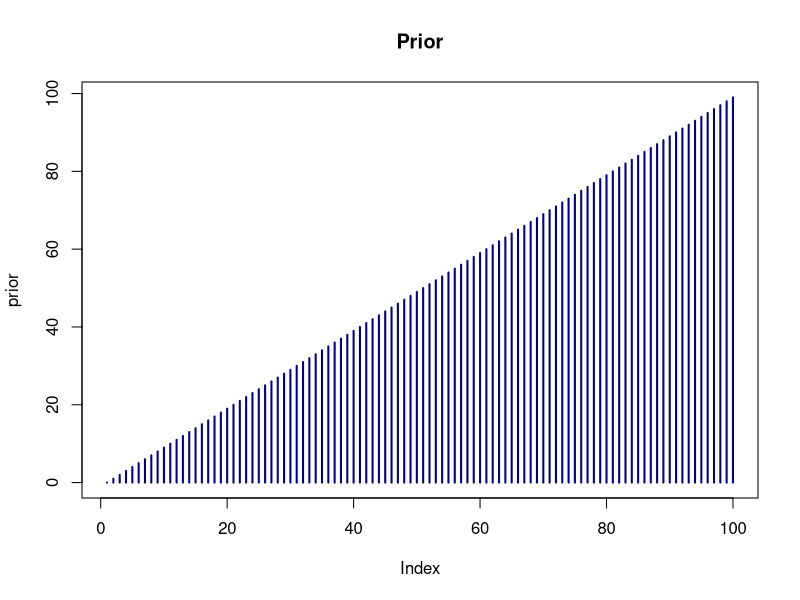
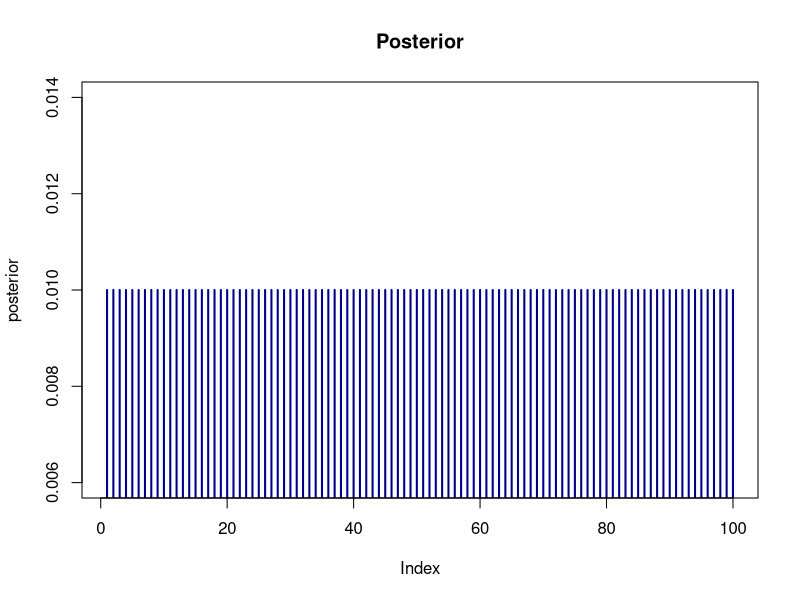
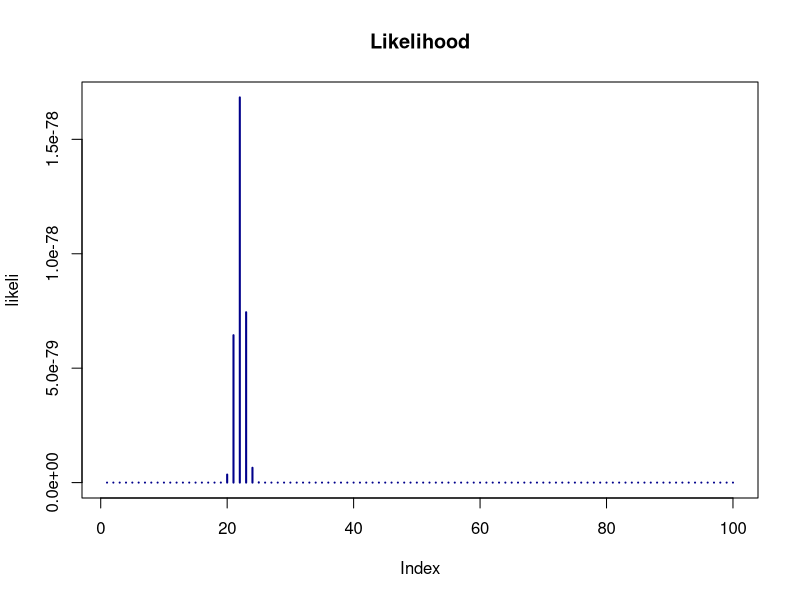
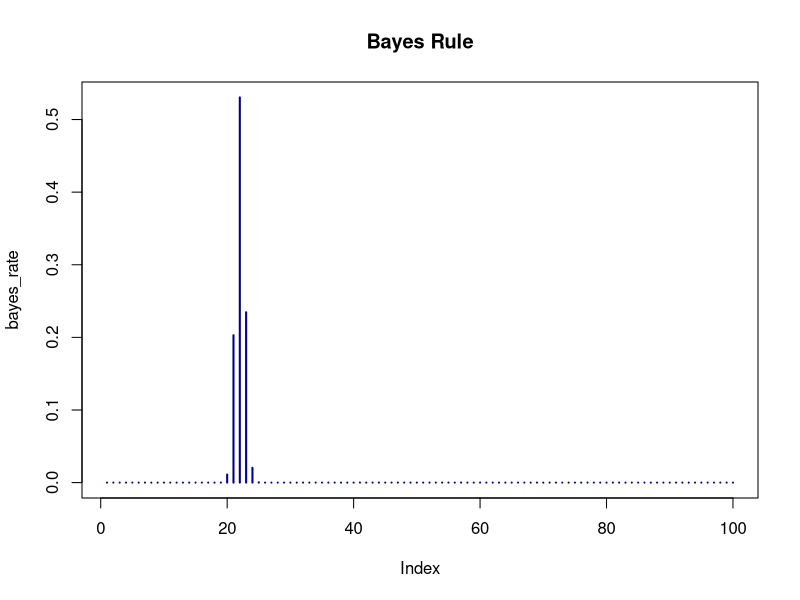

These figures' R source, in order:
## ---- chunk 1
knitr::opts_chunk$set(echo = TRUE)
## ---- chunk 2
landslide <- c(5,  8,  7,  9,  6, 15, 11, 16, 18, 14, 18, 13, 18, 18, 18, 15, 20, 21, 18, 21, 29, 33, 29, 27, 24,
26, 32, 37, 20, 30, 26, 26, 20, 28, 43, 41, 36, 33, 30) 
## ---- chunk 3
min <- min(landslide)
max <- max(landslide)
## ---- chunk 4
cat("Minimum: ", min)
cat("Maximum: ", max)
## ---- chunk 5
#p(lambda)
prior <- c(0:99) # 100 values
plot(prior, type="h", main = "Prior", lwd = 2, col = "darkblue")
## ---- chunk 6
posterior <- rep(1/length(prior),times = length(prior)) 
#plot the discrete uniform probability distribution
plot(posterior, type="h", main = "Posterior", lwd = 2, col = "darkblue")
## ---- chunk 7
#p(D|k)
#create a vector with the same number of entries as in "prior"
likeli <- rep(NA,length(prior))
#using a loop for the calculation
for (i in seq_along(prior))
{
  likeli[i] <- prod(dpois(landslide,i))
}
plot(likeli,typ="h", main = "Likelihood", lwd = 2, col = "darkblue")
## ---- chunk 8
bayes_rate <- likeli * posterior
bayes_rate <- bayes_rate/ sum(bayes_rate)
plot(bayes_rate, type = "h", main = "Bayes Rule", lwd = 2, col = "darkblue") 
